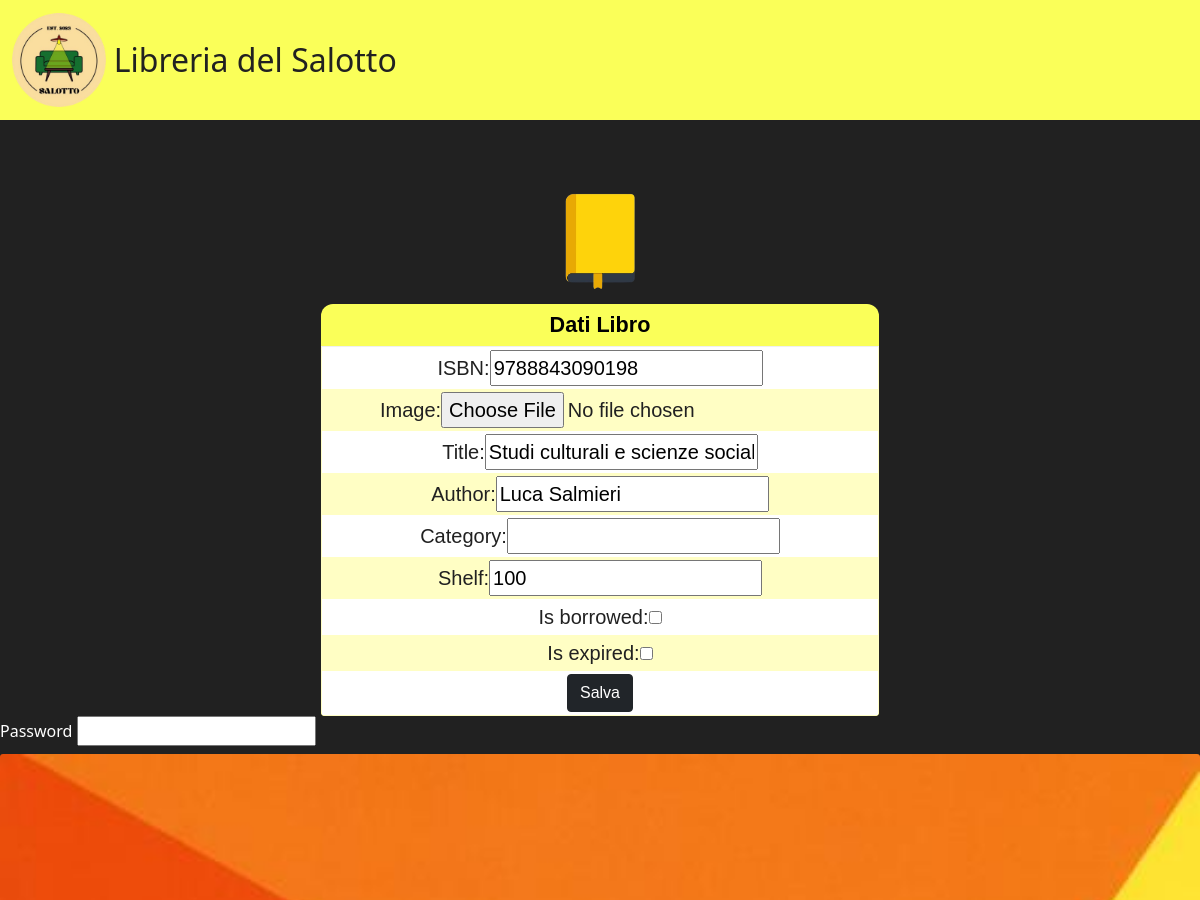
The page /libreria/9788843090198/modify (upper part) on the database as committed earlier.
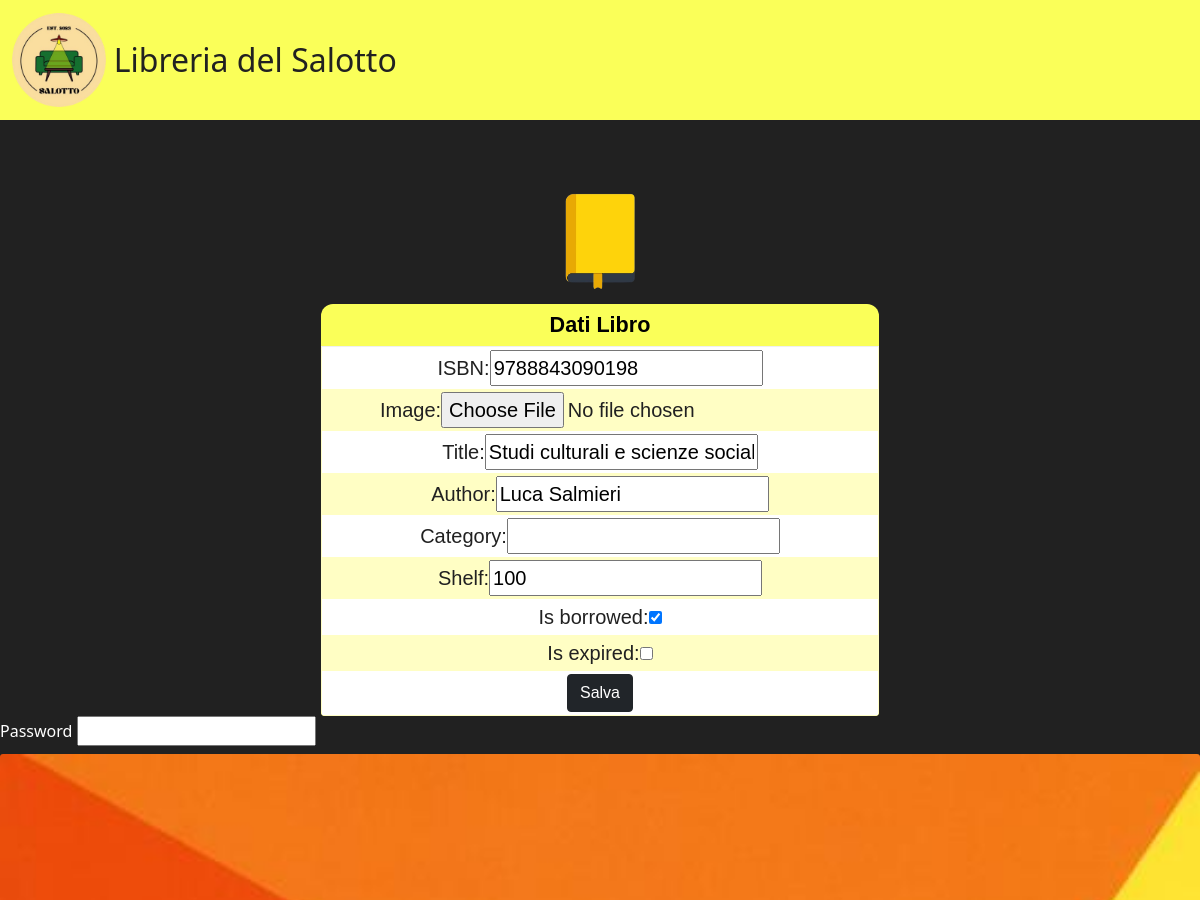
The same page on the database as committed later.
### libreria/models.py (models this page shows, shortened)
class Libro(models.Model):
    book_id = models.CharField(max_length=13, validators=[MinLengthValidator(13)], primary_key=True)
    image = models.ImageField(upload_to='media/', blank=True, null=True, default="./static/libreria/libro.png", validators=[validate_image])
    title = models.CharField(max_length=500)
    author = models.CharField(max_length=200)
    category = models.CharField(max_length=500, default='')
    shelf = models.CharField(max_length=3, default='999')
    is_borrowed = models.BooleanField(default=False)
    is_expired = models.BooleanField(default=False)
    member = models.ForeignKey(Membro, on_delete=models.SET_NULL, null=True, blank=True, related_name='books')

### libreria/views.py (the view, shortened to what this page needs)
# urls.py: path('<str:book_id>/modify', views.modifica_libro, name="book-modify"),         # Edit book page
def modifica_libro(request, book_id):
    book = get_object_or_404(Libro, book_id=book_id)
    context = {}
    form = LibroForm(instance=book)
    password_form = PasswordForm()  # Assicuriamoci che esista anche per una richiesta GET
    context['form'] = form
    context['password_form'] = password_form
    libri = Libro.objects.all()
    context['libri'] = libri
    context['libro'] = book
    return render(request, 'libreria/add-book.html', context)

### libreria/forms.py
class LibroForm(forms.ModelForm):
    class Meta:
        model = Libro
        fields = ['book_id', 'image', 'title', 'author', 'category', 'shelf', 'is_borrowed', 'is_expired']

class PasswordForm(forms.Form):
    password = forms.CharField(widget=forms.PasswordInput(), required=False, initial="")

### libreria/templates/libreria/add-book.html (shortened to what this page needs)
{% extends 'libreria/common.html'%}
{% block content %}
<form method="post" enctype="multipart/form-data">
    <div class="container">
        <div class="row2">
            <div class="col-sm" style="margin-top: 5%;">
                <center>
                    {% load static %}
                    <img src="{% static 'libreria/libro.png' %}" alt="logolibro" style="width:8rem; height:8rem;">
                    <div class="tab">
                        <div class="tab__title">Dati Libro</div>
                        <div class="tab__data">
                            <div class="tab__center">
                                <div class="item"><label for="id_book_id">ISBN:</label><input type="text" name="book_id" maxlength="13" required="" id="id_book_id" value="{{ libro.book_id|escape }}"></div>
                                <div class="item"><label for="id_image">Image:</label><input type="file" name="image" accept="image/*" id="id_image"></div>
                                <div class="item"><label for="id_title">Title:</label><input type="text" name="title" maxlength="500" required="" id="id_title" value="{{ libro.title|escape }}"></div>
                                <div class="item"><label for="id_author">Author:</label><input type="text" name="author" maxlength="200" required="" id="id_author" value="{{ libro.author|escape }}"></div>
                                <div class="item"><label for="id_title">Category:</label><input type="text" name="category" maxlength="500" id="id_category" value="{{ libro.category|escape }}"></div>
                                <div class="item"><label for="id_shelf">Shelf:</label><input type="text" name="shelf" maxlength="3" id="id_shelf" value="{{ libro.shelf|escape }}"></div>
                                <div class="item"><label for="id_is_borrowed">Is borrowed:</label><input type="checkbox" name="is_borrowed" id="id_is_borrowed" {% if libro.is_borrowed %}checked{% endif %}></div>
                                <div class="item"><label for="id_is_expired">Is expired:</label><input type="checkbox" name="is_expired" id="id_is_expired" {% if libro.is_expired %}checked{% endif %}></div>
                                <div class="item"><button type="submit" class="btn btn-dark">Salva</button></div>
                            </div>
                        </div>
                    </div>
                </center>
            </div>
        </div>
    </div>
    <label for="id_password">Password</label>
        {{ password_form.password }}
    {% if libro.image %}
        <img src="{{ libro.image.url }}" class="card-img-top" alt="..." style=" object-fit: contain; height:70%; min-width:18rem;" >
    {% endif %}
</form>
{% endblock %}

Rows that differ between the two databases and show on the page:
changed Libro "Studi culturali e scienze sociali. Fatti, testi e contesti": is_borrowed "☐" → "☑"
